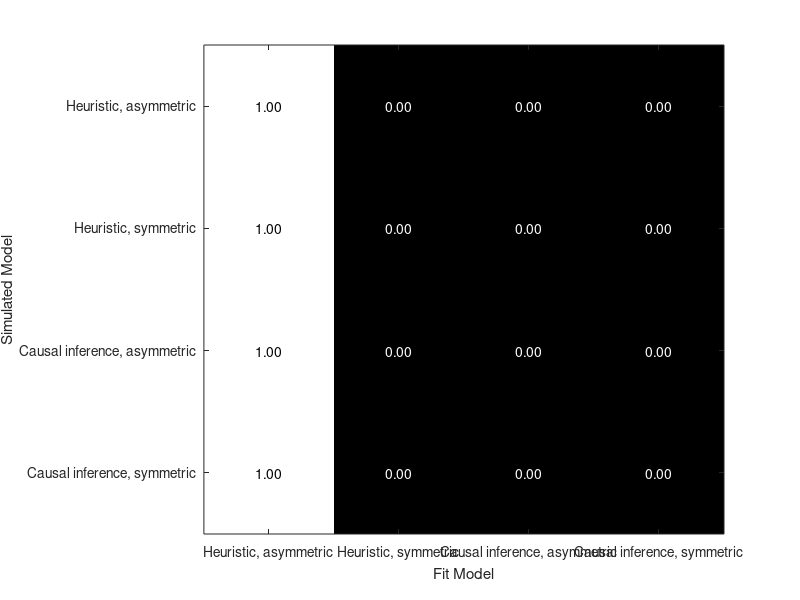

Write the MATLAB code that produced this figure.
clear; close all;

%% select models

specifications = {'Heuristic, asymmetric', 'Heuristic, symmetric', 'Causal inference, asymmetric',  'Causal inference, symmetric','Fixed updated, asymmetric', 'Fixed updated, symmetric'}; 
folders = {'heu_asym', 'heu_sym', 'cauInf_asym', 'cauInf_sym','fixed_asym','fixed_sym'};

%% manage path

cur_dir               = pwd;
[project_dir, ~]      = fileparts(cur_dir);
[git_dir, ~] = fileparts(project_dir);
dataDir = fullfile(git_dir,'temporalRecalibrationData');
addpath(genpath(fullfile(project_dir, 'utils')));
addpath(genpath(fullfile(project_dir, 'vbmc')));
out_dir               = fullfile(cur_dir, mfilename);
if ~exist(out_dir,'dir') mkdir(out_dir); end

%% load results

results_folder           = fullfile(dataDir,'recalibration_models_VBMC','model_recovery_s3');
files = dir(fullfile(results_folder, 'fitM*'));
pattern = 'fitM(\d+)_sample-(\d+)_';

log_model_evidence = nan(6, 6, 1);
for pp = 1:size(files)

    flnm =  files(pp).name;
    r = load(fullfile(results_folder, flnm));
    tokens = regexp(flnm, pattern, 'tokens');
    fit_m = str2double(tokens{1}{1});
    i_sample = str2double(tokens{1}{2});

    log_model_evidence(:, fit_m, i_sample) = r.summ.bestELBO(:,fit_m);
    
end

log_model_evidence = log_model_evidence([1,2,5,6], [1,2,5,6],:);

[num_sim_m, num_fit_m, num_i_sample] = size(log_model_evidence);
CM = zeros(num_sim_m, num_fit_m);
for sim_m = 1:num_sim_m
    
    for i_sample = 1:num_i_sample
        % Find the index of fit_m with the maximum log_model_evidence for the current i_sample
        [~, max_fit_m_index] = max(log_model_evidence(sim_m, :, i_sample));
        % Increment the count for the corresponding fit_m
        CM(sim_m, max_fit_m_index) = CM(sim_m, max_fit_m_index) + 1;

        if sim_m == 1 && max_fit_m_index == 3
            disp('i_sample')
        end
    end
end

CM = CM./num_i_sample;

%% plot

figure;
set(gcf, 'Position',[0,0,420,300]);

imagesc(CM); 
colormap('bone')
xticks(1:6)
yticks(1:6)
xticklabels(specifications)
yticklabels(specifications)
xlabel('Fit Model');
ylabel('Simulated Model');

[num_rows, num_cols] = size(CM);
for row = 1:num_rows
    for col = 1:num_cols
        val = CM(row, col);
        % Choose text color for better contrast
        textColor = 'w'; % default black
        if val >= 0.5
            textColor = 'k'; % white for contrast
        end
        text(col, row, num2str(val, '%0.2f'), ...
            'HorizontalAlignment', 'center', ...
            'Color', textColor);
    end
end